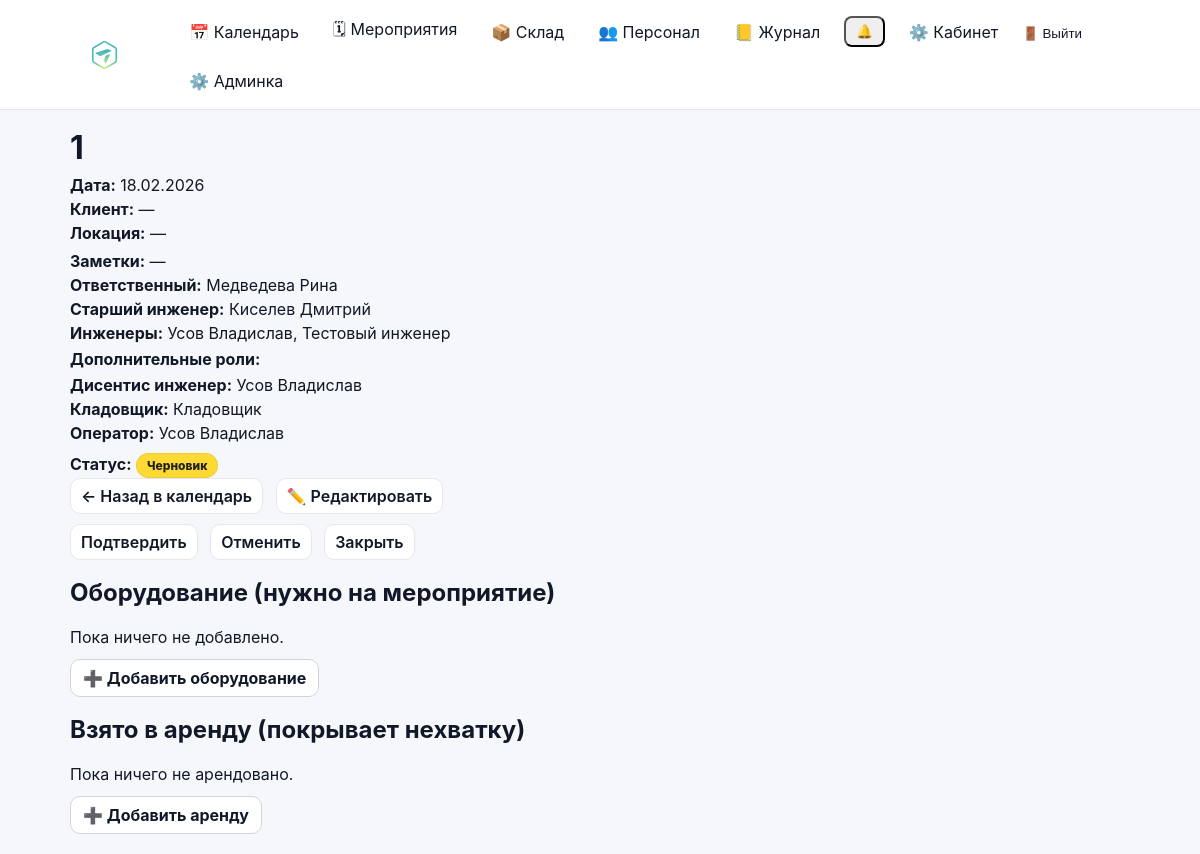
The app's page /events/61/?year=2026&month=2 (signed in), older data.
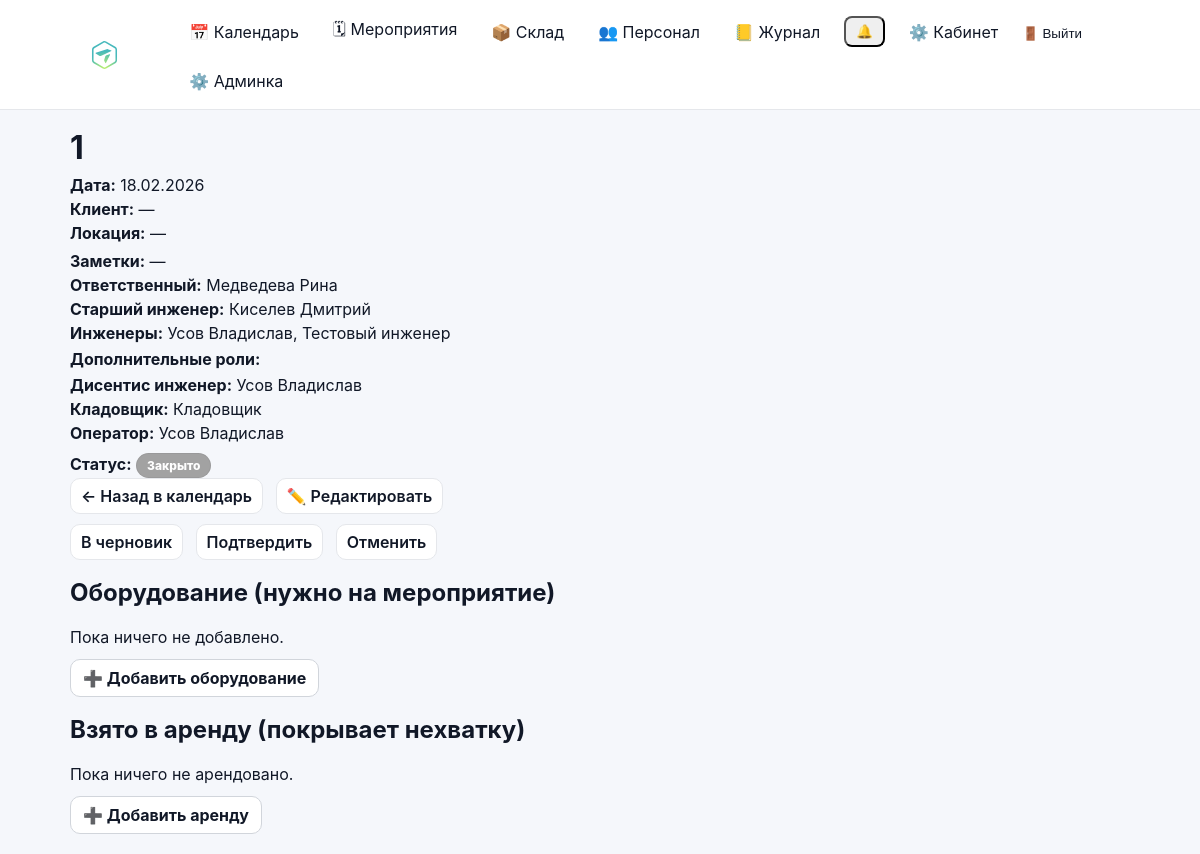
The same page, newer data.
### events/models.py (models this page shows, shortened)
class Event(models.Model):
    class Meta:
        permissions = [
            ("edit_event_card", "Can edit event card (dates/status/etc)"),
            ("edit_event_equipment", "Can edit event equipment (own/rented)"),
        ]
    STATUS_DRAFT = "draft"
    STATUS_CONFIRMED = "confirmed"
    STATUS_CANCELLED = "cancelled"
    STATUS_CLOSED = "closed"
    STATUS_CHOICES = (
        (STATUS_DRAFT, "Черновик"),
        (STATUS_CONFIRMED, "Подтверждено"),
        (STATUS_CANCELLED, "Отменено"),
        (STATUS_CLOSED, "Закрыто"),
    )
    name = models.CharField(max_length=200)
    start_date = models.DateField()
    end_date = models.DateField(blank=True, null=True)
    client = models.CharField(max_length=200, blank=True)
    location = models.CharField(max_length=200, blank=True)
    responsible = models.ForeignKey(
        User,
        on_delete=models.SET_NULL,
        null=True,
        related_name="events",
    )
    s_engineer = models.ForeignKey(
        User,
        on_delete=models.SET_NULL,
        null=True,
        blank=True,
        related_name="senior_events",
    )
    engineers = models.ManyToManyField(
        User,
        blank=True,
        related_name="engineer_events",
    )
    notes = models.TextField(blank=True, default="")
    is_deleted = models.BooleanField(default=False)
    deleted_at = models.DateTimeField(null=True, blank=True)
    status = models.CharField(
        max_length=20,
        choices=STATUS_CHOICES,
        default=STATUS_DRAFT,
    )
    created_at = models.DateTimeField(auto_now_add=True)

### accounts/models.py (models this page shows, shortened)
class User(AbstractUser):
    phone = models.CharField("Телефон", max_length=30, blank=True, default="")
    patronymic = models.CharField("Отчество", max_length=150, blank=True, default="")
    class Meta(AbstractUser.Meta):
        permissions = [
            ("manage_staff", "Can manage staff (users/roles)"),
        ]
    def get_full_name(self) -> str:
        parts = [self.last_name, self.first_name, self.patronymic]
        return " ".join([p.strip() for p in parts if p and p.strip()]).strip() or self.username

### events/views.py (the view)
# urls.py: path("events/<int:event_id>/", views.event_detail_view, name="event_detail"),
@login_required
def event_detail_view(request: HttpRequest, event_id: int) -> HttpResponse:
    can_manage = can_edit_event_card(request.user)
    can_view_all = _can_view_all_events(request.user)
    base_qs = (Event.objects.select_related("responsible", "s_engineer").prefetch_related("engineers", "role_slots__role", "role_slots__users"))
    if not can_manage:
        base_qs = base_qs.filter(is_deleted=False)
    if not can_view_all:
        base_qs = base_qs.filter(is_deleted=False).filter(_participation_q(request.user)).distinct()
    event = get_object_or_404(base_qs, id=event_id)
    equipment_items = EventEquipment.objects.filter(event=event).select_related("equipment").order_by("equipment__name")
    rented_items = EventRentedEquipment.objects.filter(event=event).select_related("equipment").order_by("equipment__name")
    shortages = calculate_shortages(event)
    return render(request, "events/event_detail.html", {
        "event": event,
        "equipment_items": equipment_items,
        "rented_items": rented_items,
        "shortages": shortages,
        "can_modify": can_manage,
        "can_edit_equipment": can_edit_event_equipment(request.user),
    })

### accounts/context_processors.py (called while the page is built)
def authz_flags(request):
    user = getattr(request, "user", None)
    return {
        "can_manage_staff": can_manage_staff(user),
        "can_edit_event_card": can_edit_event_card(user),
        "can_edit_event_equipment": can_edit_event_equipment(user),
        "can_edit_inventory": can_edit_inventory(user),
        "can_view_stock": can_view_stock(user),
    }

### accounts/permissions.py (called while the page is built)
def _ok(user) -> bool:
    return bool(user and user.is_authenticated)

def is_super(user) -> bool:
    return bool(_ok(user) and getattr(user, "is_superuser", False))

def can_manage_staff(user) -> bool:
    return is_super(user) or (_ok(user) and user.has_perm("accounts.manage_staff"))

def can_edit_inventory(user) -> bool:
    return is_super(user) or (_ok(user) and user.has_perm("inventory.manage_inventory"))

def can_view_stock(user) -> bool:
    return is_super(user) or (_ok(user) and (user.has_perm("inventory.manage_inventory") or user.has_perm("events.edit_event_card")))

def can_edit_event_card(user) -> bool:
    return is_super(user) or (_ok(user) and user.has_perm("events.edit_event_card"))

### events/templates/events/event_detail.html (shortened to what the changed rows need)
{% extends "base.html" %}
{% block content %}
<div class="page-head">
  <div>
    <h1 style="margin:0;">{{ event.name }}</h1>
    <div class="muted" style="margin-top:8px;">
      <div><strong>Дата:</strong>
        {% if event.start_date == event.end_date %}
          {{ event.start_date|date:"d.m.Y" }}
        {% else %}
          {{ event.start_date|date:"d.m.Y" }} – {{ event.end_date|date:"d.m.Y" }}
        {% endif %}
      </div>
      <div style="margin-top:4px;"><strong>Клиент:</strong> {{ event.client|default:"—" }}</div>
      <div style="margin-top:4px;"><strong>Локация:</strong> {{ event.location|default:"—" }}</div>
      <div style="margin-top:8px;"><strong>Заметки:</strong>
        {% if event.notes %}
          <div style="margin-top:6px; white-space:pre-wrap;">{{ event.notes }}</div>
        {% else %}
          <span class="muted">—</span>
        {% endif %}
      </div>
      <div style="margin-top:4px;"><strong>Ответственный:</strong>
{{ event.responsible.get_full_name|default:event.responsible.username }}</div>
      <div style="margin-top:4px;"><strong>Старший инженер:</strong>
{% if event.s_engineer %}
  {{ event.s_engineer.get_full_name|default:event.s_engineer.username }}
{% else %}
  —
{% endif %}</div>
      <div style="margin-top:4px;"><strong>Инженеры:</strong>
{% if event.engineers.all %}
  {% for u in event.engineers.all %}
    {{ u.get_full_name|default:u.username }}{% if not forloop.last %}, {% endif %}
  {% endfor %}
{% else %}
  —
{% endif %}
      </div>
<div style="margin-top:6px;">
  <strong>Дополнительные роли:</strong>
  {% if event.role_slots.all %}
    <div style="margin-top:6px;">
    </div>
  {% else %}
    —
  {% endif %}
</div>
    </div>
    <div style="margin-top:10px;">
      <strong>Статус:</strong>
      <span class="status-pill status-{{ event.status }}">{{ event.get_status_display }}</span>
    </div>
  </div>
  <div class="page-actions">
{% with y=request.GET.year m=request.GET.month %}
  <a class="btn-secondary" href="{% url 'calendar' %}{% if y and m %}?year={{ y }}&month={{ m }}{% endif %}">← Назад в календарь</a>
{% endwith %}
    {% if can_modify %}
      <a class="btn-secondary" href="{% url 'event_edit' event.id %}{% if request.GET.year and request.GET.month %}?year={{ request.GET.year }}&month={{ request.GET.month }}{% endif %}">✏️ Редактировать</a>
      <div style="height:10px;"></div>
      {% if event.status != 'draft' %}
        <a class="btn-secondary" href="{% url 'event_set_status' event.id 'draft' %}">В черновик</a>
      {% endif %}
      {% if event.status != 'confirmed' %}
        <a class="btn-secondary" href="{% url 'event_set_status' event.id 'confirmed' %}">Подтвердить</a>
      {% endif %}
      {% if event.status != 'cancelled' %}
        <a class="btn-secondary" href="{% url 'event_set_status' event.id 'cancelled' %}">Отменить</a>
      {% endif %}
      {% if event.status != 'closed' %}
        <a class="btn-secondary" href="{% url 'event_set_status' event.id 'closed' %}">Закрыть</a>
      {% endif %}
    {% endif %}
  </div>
</div>
<div class="card" style="margin-top:18px;">
  <h2 style="margin-top:0;">Оборудование (нужно на мероприятие)</h2>
</div>
<div class="card" style="margin-top:18px;">
  <h2 style="margin-top:0;">Взято в аренду (покрывает нехватку)</h2>
</div>
{% endblock %}

Row changes from the older to the newer data that the page shows:
changed Event "Медведева Рина": status "Черновик" → "Закрыто"
Text that changed along with them:
text no longer shown: "Закрыть"
text now shown: "В черновик"
